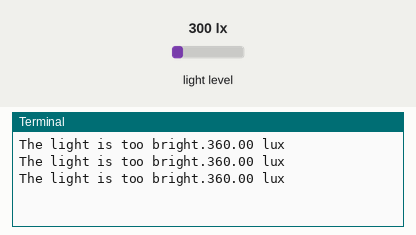
The program below on a simulated Raspberry Pi (BCM pin numbers). On the bench: the last lines printed to the terminal. Inputs (shaded band) come from the test bench; at power-on: light level 300 lx.

Above: at 1.2 s.
1.3 s: light level set to 40 lx
At 1.9 s:
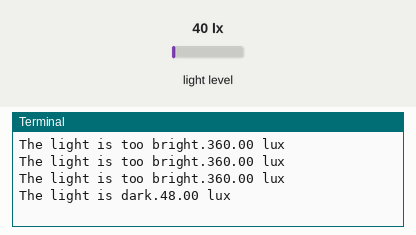
3.0 s: light level set to 100 lx
At 3.4 s:
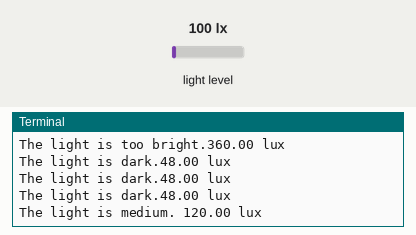
4.5 s: light level set to 220 lx
At 4.9 s:
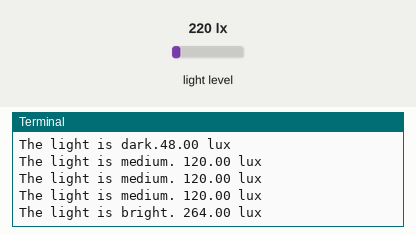

Measured:
- after the input at 1.3 s, the terminal: prints a new line after 0.21 s (image 1)
- after the input at 3.0 s, the terminal: prints a new line at once (image 2)
- after the input at 4.5 s, the terminal: prints a new line at once (image 3)

The program:

mycode.py
```python
import smbus
import time
import sys

I2C_ADDR  = 0x23 # light sensor address


bus = smbus.SMBus(1) #configuring the bus rev

low_res_mode = 0x13	#fixes the mode for light sensor


def convertToNumber(data):  #to convert incoming data to decimal
  result=(data[1] + (256 * data[0]))
  display(result)

def readLight(addr=I2C_ADDR):       #address of I2C is passed
  data = bus.read_i2c_block_data(addr,low_res_mode)
  return convertToNumber(data)

def display(value):     #prints the value of light
    if(value >300):
        print("The light is too bright." + format(value,'.2f') + " lux")
    elif(value > 200 and value < 300):
        print("The light is bright. " + format(value,'.2f') + " lux")
    elif(value > 80 and value < 200):
        print("The light is medium. " + format(value,'.2f') + " lux")
    elif(value > 20 and value < 80):
        print("The light is dark." + format(value,'.2f') + " lux")
    elif(value > 0 and value < 20):
        print("The light is too dark. " + format(value,'.2f') + " lux")

while True:
    value=readLight()
    time.sleep(0.5)
```
